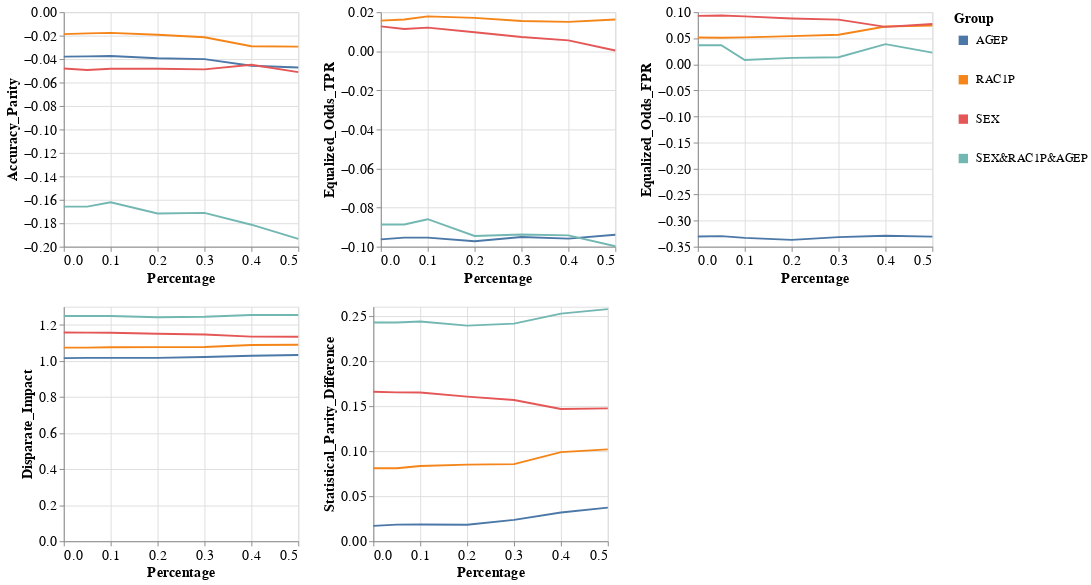

The code cell stored with this chart in its notebook:
### Code cell
visualizer.create_groups_grid_pct_lines_plot(model_name=MODEL_NAMES[0],
                                             target_preprocessing_technique=PREPROCESSING_TECHNIQUES[0],
                                             group_metrics_type='fairness')

### Figure 1 — Vega-Lite specification as saved in the notebook (floating-point values rounded to 4 significant figures)
{"config": {"view": {"continuousWidth": 400, "continuousHeight": 300}, "axis": {"labelFontSize": 15, "titleFontSize": 15}, "legend": {"labelFontSize": 13, "symbolStrokeWidth": 10, "titleFontSize": 15}}, "vconcat": [{"hconcat": [{"mark": "line", "encoding": {"color": {"field": "Group", "type": "nominal"}, "x": {"field": "Percentage", "type": "quantitative"}, "y": {"field": "Metric_Value", "title": "Accuracy_Parity", "type": "quantitative"}}, "height": 250, "width": 250}, {"data": {"name": "data-56445505c0ecec156993afe2f26492c0"}, "mark": "line", "encoding": {"color": {"field": "Group", "type": "nominal"}, "x": {"field": "Percentage", "type": "quantitative"}, "y": {"field": "Metric_Value", "title": "Equalized_Odds_TPR", "type": "quantitative"}}, "height": 250, "width": 250}, {"data": {"name": "data-87427eced33ea2ee2018cc3a3555a4ed"}, "mark": "line", "encoding": {"color": {"field": "Group", "type": "nominal"}, "x": {"field": "Percentage", "type": "quantitative"}, "y": {"field": "Metric_Value", "title": "Equalized_Odds_FPR", "type": "quantitative"}}, "height": 250, "width": 250}]}, {"hconcat": [{"mark": "line", "encoding": {"color": {"field": "Group", "type": "nominal"}, "x": {"field": "Percentage", "type": "quantitative"}, "y": {"field": "Metric_Value", "title": "Disparate_Impact", "type": "quantitative"}}, "height": 250, "width": 250}, {"data": {"name": "data-1ef072949acbcd98bcc5f667a42a5d8b"}, "mark": "line", "encoding": {"color": {"field": "Group", "type": "nominal"}, "x": {"field": "Percentage", "type": "quantitative"}, "y": {"field": "Metric_Value", "title": "Statistical_Parity_Difference", "type": "quantitative"}}, "height": 250, "width": 250}], "data": {"name": "data-27df989e3e9fac36fb881e60db88cb0f"}}], "data": {"name": "data-dbed7908651691ace48e797dc1a8dbbf"}, "$schema": "https://vega.github.io/schema/vega-lite/v4.17.0.json", "datasets": {"data-dbed7908651691ace48e797dc1a8dbbf": [{"Model_Name": "DecisionTreeClassifier", "Metric": "Accuracy_Parity", "Group": "AGEP", "Metric_Value": -0.03789, "Percentage": 0.0}, {"Model_Name": "DecisionTreeClassifier", "Metric": "Accuracy_Parity", "Group": "RAC1P", "Metric_Value": -0.01867, "Percentage": 0.0}, {"Model_Name": "DecisionTreeClassifier", "Metric": "Accuracy_Parity", "Group": "SEX", "Metric_Value": -0.04806, "Percentage": 0.0}, {"Model_Name": "DecisionTreeClassifier", "Metric": "Accuracy_Parity", "Group": "SEX&RAC1P&AGEP", "Metric_Value": -0.1659, "Percentage": 0.0}, {"Model_Name": "DecisionTreeClassifier", "Metric": "Accuracy_Parity", "Group": "AGEP", "Metric_Value": -0.03765, "Percentage": 0.05}, {"Model_Name": "DecisionTreeClassifier", "Metric": "Accuracy_Parity", "Group": "RAC1P", "Metric_Value": -0.01808, "Percentage": 0.05}, {"Model_Name": "DecisionTreeClassifier", "Metric": "Accuracy_Parity", "Group": "SEX", "Metric_Value": -0.04927, "Percentage": 0.05}, {"Model_Name": "DecisionTreeClassifier", "Metric": "Accuracy_Parity", "Group": "SEX&RAC1P&AGEP", "Metric_Value": -0.1659, "Percentage": 0.05}, {"Model_Name": "DecisionTreeClassifier", "Metric": "Accuracy_Parity", "Group": "AGEP", "Metric_Value": -0.03733, "Percentage": 0.1}, {"Model_Name": "DecisionTreeClassifier", "Metric": "Accuracy_Parity", "Group": "RAC1P", "Metric_Value": -0.01762, "Percentage": 0.1}, {"Model_Name": "DecisionTreeClassifier", "Metric": "Accuracy_Parity", "Group": "SEX", "Metric_Value": -0.04824, "Percentage": 0.1}, {"Model_Name": "DecisionTreeClassifier", "Metric": "Accuracy_Parity", "Group": "SEX&RAC1P&AGEP", "Metric_Value": -0.1621, "Percentage": 0.1}, {"Model_Name": "DecisionTreeClassifier", "Metric": "Accuracy_Parity", "Group": "AGEP", "Metric_Value": -0.03924, "Percentage": 0.2}, {"Model_Name": "DecisionTreeClassifier", "Metric": "Accuracy_Parity", "Group": "RAC1P", "Metric_Value": -0.01924, "Percentage": 0.2}, {"Model_Name": "DecisionTreeClassifier", "Metric": "Accuracy_Parity", "Group": "SEX", "Metric_Value": -0.0482, "Percentage": 0.2}, {"Model_Name": "DecisionTreeClassifier", "Metric": "Accuracy_Parity", "Group": "SEX&RAC1P&AGEP", "Metric_Value": -0.1717, "Percentage": 0.2}, {"Model_Name": "DecisionTreeClassifier", "Metric": "Accuracy_Parity", "Group": "AGEP", "Metric_Value": -0.04007, "Percentage": 0.3}, {"Model_Name": "DecisionTreeClassifier", "Metric": "Accuracy_Parity", "Group": "RAC1P", "Metric_Value": -0.02133, "Percentage": 0.3}, {"Model_Name": "DecisionTreeClassifier", "Metric": "Accuracy_Parity", "Group": "SEX", "Metric_Value": -0.04879, "Percentage": 0.3}, {"Model_Name": "DecisionTreeClassifier", "Metric": "Accuracy_Parity", "Group": "SEX&RAC1P&AGEP", "Metric_Value": -0.1711, "Percentage": 0.3}, {"Model_Name": "DecisionTreeClassifier", "Metric": "Accuracy_Parity", "Group": "AGEP", "Metric_Value": -0.04568, "Percentage": 0.4}, {"Model_Name": "DecisionTreeClassifier", "Metric": "Accuracy_Parity", "Group": "RAC1P", "Metric_Value": -0.02905, "Percentage": 0.4}, {"Model_Name": "DecisionTreeClassifier", "Metric": "Accuracy_Parity", "Group": "SEX", "Metric_Value": -0.04487, "Percentage": 0.4}, {"Model_Name": "DecisionTreeClassifier", "Metric": "Accuracy_Parity", "Group": "SEX&RAC1P&AGEP", "Metric_Value": -0.1813, "Percentage": 0.4}, {"Model_Name": "DecisionTreeClassifier", "Metric": "Accuracy_Parity", "Group": "AGEP", "Metric_Value": -0.04717, "Percentage": 0.5}, {"Model_Name": "DecisionTreeClassifier", "Metric": "Accuracy_Parity", "Group": "RAC1P", "Metric_Value": -0.02936, "Percentage": 0.5}, {"Model_Name": "DecisionTreeClassifier", "Metric": "Accuracy_Parity", "Group": "SEX", "Metric_Value": -0.05112, "Percentage": 0.5}, {"Model_Name": "DecisionTreeClassifier", "Metric": "Accuracy_Parity", "Group": "SEX&RAC1P&AGEP", "Metric_Value": -0.1934, "Percentage": 0.5}], "data-56445505c0ecec156993afe2f26492c0": [{"Model_Name": "DecisionTreeClassifier", "Metric": "Equalized_Odds_TPR", "Group": "AGEP", "Metric_Value": -0.09627, "Percentage": 0.0}, {"Model_Name": "DecisionTreeClassifier", "Metric": "Equalized_Odds_TPR", "Group": "RAC1P", "Metric_Value": 0.01568, "Percentage": 0.0}, {"Model_Name": "DecisionTreeClassifier", "Metric": "Equalized_Odds_TPR", "Group": "SEX", "Metric_Value": 0.01276, "Percentage": 0.0}, {"Model_Name": "DecisionTreeClassifier", "Metric": "Equalized_Odds_TPR", "Group": "SEX&RAC1P&AGEP", "Metric_Value": -0.08864, "Percentage": 0.0}, {"Model_Name": "DecisionTreeClassifier", "Metric": "Equalized_Odds_TPR", "Group": "AGEP", "Metric_Value": -0.09533, "Percentage": 0.05}, {"Model_Name": "DecisionTreeClassifier", "Metric": "Equalized_Odds_TPR", "Group": "RAC1P", "Metric_Value": 0.01624, "Percentage": 0.05}, {"Model_Name": "DecisionTreeClassifier", "Metric": "Equalized_Odds_TPR", "Group": "SEX", "Metric_Value": 0.01138, "Percentage": 0.05}, {"Model_Name": "DecisionTreeClassifier", "Metric": "Equalized_Odds_TPR", "Group": "SEX&RAC1P&AGEP", "Metric_Value": -0.08864, "Percentage": 0.05}, {"Model_Name": "DecisionTreeClassifier", "Metric": "Equalized_Odds_TPR", "Group": "AGEP", "Metric_Value": -0.09533, "Percentage": 0.1}, {"Model_Name": "DecisionTreeClassifier", "Metric": "Equalized_Odds_TPR", "Group": "RAC1P", "Metric_Value": 0.01786, "Percentage": 0.1}, {"Model_Name": "DecisionTreeClassifier", "Metric": "Equalized_Odds_TPR", "Group": "SEX", "Metric_Value": 0.0121, "Percentage": 0.1}, {"Model_Name": "DecisionTreeClassifier", "Metric": "Equalized_Odds_TPR", "Group": "SEX&RAC1P&AGEP", "Metric_Value": -0.08594, "Percentage": 0.1}, {"Model_Name": "DecisionTreeClassifier", "Metric": "Equalized_Odds_TPR", "Group": "AGEP", "Metric_Value": -0.09718, "Percentage": 0.2}, {"Model_Name": "DecisionTreeClassifier", "Metric": "Equalized_Odds_TPR", "Group": "RAC1P", "Metric_Value": 0.01708, "Percentage": 0.2}, {"Model_Name": "DecisionTreeClassifier", "Metric": "Equalized_Odds_TPR", "Group": "SEX", "Metric_Value": 0.009715, "Percentage": 0.2}, {"Model_Name": "DecisionTreeClassifier", "Metric": "Equalized_Odds_TPR", "Group": "SEX&RAC1P&AGEP", "Metric_Value": -0.09452, "Percentage": 0.2}, {"Model_Name": "DecisionTreeClassifier", "Metric": "Equalized_Odds_TPR", "Group": "AGEP", "Metric_Value": -0.09506, "Percentage": 0.3}, {"Model_Name": "DecisionTreeClassifier", "Metric": "Equalized_Odds_TPR", "Group": "RAC1P", "Metric_Value": 0.01549, "Percentage": 0.3}, {"Model_Name": "DecisionTreeClassifier", "Metric": "Equalized_Odds_TPR", "Group": "SEX", "Metric_Value": 0.007331, "Percentage": 0.3}, {"Model_Name": "DecisionTreeClassifier", "Metric": "Equalized_Odds_TPR", "Group": "SEX&RAC1P&AGEP", "Metric_Value": -0.09373, "Percentage": 0.3}, {"Model_Name": "DecisionTreeClassifier", "Metric": "Equalized_Odds_TPR", "Group": "AGEP", "Metric_Value": -0.09589, "Percentage": 0.4}, {"Model_Name": "DecisionTreeClassifier", "Metric": "Equalized_Odds_TPR", "Group": "RAC1P", "Metric_Value": 0.01504, "Percentage": 0.4}, {"Model_Name": "DecisionTreeClassifier", "Metric": "Equalized_Odds_TPR", "Group": "SEX", "Metric_Value": 0.005565, "Percentage": 0.4}, {"Model_Name": "DecisionTreeClassifier", "Metric": "Equalized_Odds_TPR", "Group": "SEX&RAC1P&AGEP", "Metric_Value": -0.09421, "Percentage": 0.4}, {"Model_Name": "DecisionTreeClassifier", "Metric": "Equalized_Odds_TPR", "Group": "AGEP", "Metric_Value": -0.09389, "Percentage": 0.5}, {"Model_Name": "DecisionTreeClassifier", "Metric": "Equalized_Odds_TPR", "Group": "RAC1P", "Metric_Value": 0.01627, "Percentage": 0.5}, {"Model_Name": "DecisionTreeClassifier", "Metric": "Equalized_Odds_TPR", "Group": "SEX", "Metric_Value": 0.0003808, "Percentage": 0.5}, {"Model_Name": "DecisionTreeClassifier", "Metric": "Equalized_Odds_TPR", "Group": "SEX&RAC1P&AGEP", "Metric_Value": -0.09977, "Percentage": 0.5}], "data-87427eced33ea2ee2018cc3a3555a4ed": [{"Model_Name": "DecisionTreeClassifier", "Metric": "Equalized_Odds_FPR", "Group": "AGEP", "Metric_Value": -0.3303, "Percentage": 0.0}, {"Model_Name": "DecisionTreeClassifier", "Metric": "Equalized_Odds_FPR", "Group": "RAC1P", "Metric_Value": 0.05154, "Percentage": 0.0}, {"Model_Name": "DecisionTreeClassifier", "Metric": "Equalized_Odds_FPR", "Group": "SEX", "Metric_Value": 0.09293, "Percentage": 0.0}, {"Model_Name": "DecisionTreeClassifier", "Metric": "Equalized_Odds_FPR", "Group": "SEX&RAC1P&AGEP", "Metric_Value": 0.03668, "Percentage": 0.0}, {"Model_Name": "DecisionTreeClassifier", "Metric": "Equalized_Odds_FPR", "Group": "AGEP", "Metric_Value": -0.3298, "Percentage": 0.05}, {"Model_Name": "DecisionTreeClassifier", "Metric": "Equalized_Odds_FPR", "Group": "RAC1P", "Metric_Value": 0.05084, "Percentage": 0.05}, {"Model_Name": "DecisionTreeClassifier", "Metric": "Equalized_Odds_FPR", "Group": "SEX", "Metric_Value": 0.09375, "Percentage": 0.05}, {"Model_Name": "DecisionTreeClassifier", "Metric": "Equalized_Odds_FPR", "Group": "SEX&RAC1P&AGEP", "Metric_Value": 0.03668, "Percentage": 0.05}, {"Model_Name": "DecisionTreeClassifier", "Metric": "Equalized_Odds_FPR", "Group": "AGEP", "Metric_Value": -0.3332, "Percentage": 0.1}, {"Model_Name": "DecisionTreeClassifier", "Metric": "Equalized_Odds_FPR", "Group": "RAC1P", "Metric_Value": 0.05172, "Percentage": 0.1}, {"Model_Name": "DecisionTreeClassifier", "Metric": "Equalized_Odds_FPR", "Group": "SEX", "Metric_Value": 0.09198, "Percentage": 0.1}, {"Model_Name": "DecisionTreeClassifier", "Metric": "Equalized_Odds_FPR", "Group": "SEX&RAC1P&AGEP", "Metric_Value": 0.008152, "Percentage": 0.1}, {"Model_Name": "DecisionTreeClassifier", "Metric": "Equalized_Odds_FPR", "Group": "AGEP", "Metric_Value": -0.3368, "Percentage": 0.2}, {"Model_Name": "DecisionTreeClassifier", "Metric": "Equalized_Odds_FPR", "Group": "RAC1P", "Metric_Value": 0.05412, "Percentage": 0.2}, {"Model_Name": "DecisionTreeClassifier", "Metric": "Equalized_Odds_FPR", "Group": "SEX", "Metric_Value": 0.08793, "Percentage": 0.2}, {"Model_Name": "DecisionTreeClassifier", "Metric": "Equalized_Odds_FPR", "Group": "SEX&RAC1P&AGEP", "Metric_Value": 0.01223, "Percentage": 0.2}, {"Model_Name": "DecisionTreeClassifier", "Metric": "Equalized_Odds_FPR", "Group": "AGEP", "Metric_Value": -0.3316, "Percentage": 0.3}, {"Model_Name": "DecisionTreeClassifier", "Metric": "Equalized_Odds_FPR", "Group": "RAC1P", "Metric_Value": 0.05664, "Percentage": 0.3}, {"Model_Name": "DecisionTreeClassifier", "Metric": "Equalized_Odds_FPR", "Group": "SEX", "Metric_Value": 0.08566, "Percentage": 0.3}, {"Model_Name": "DecisionTreeClassifier", "Metric": "Equalized_Odds_FPR", "Group": "SEX&RAC1P&AGEP", "Metric_Value": 0.01359, "Percentage": 0.3}, {"Model_Name": "DecisionTreeClassifier", "Metric": "Equalized_Odds_FPR", "Group": "AGEP", "Metric_Value": -0.3291, "Percentage": 0.4}, {"Model_Name": "DecisionTreeClassifier", "Metric": "Equalized_Odds_FPR", "Group": "RAC1P", "Metric_Value": 0.07249, "Percentage": 0.4}, {"Model_Name": "DecisionTreeClassifier", "Metric": "Equalized_Odds_FPR", "Group": "SEX", "Metric_Value": 0.0718, "Percentage": 0.4}, {"Model_Name": "DecisionTreeClassifier", "Metric": "Equalized_Odds_FPR", "Group": "SEX&RAC1P&AGEP", "Metric_Value": 0.03872, "Percentage": 0.4}, {"Model_Name": "DecisionTreeClassifier", "Metric": "Equalized_Odds_FPR", "Group": "AGEP", "Metric_Value": -0.3308, "Percentage": 0.5}, {"Model_Name": "DecisionTreeClassifier", "Metric": "Equalized_Odds_FPR", "Group": "RAC1P", "Metric_Value": 0.07412, "Percentage": 0.5}, {"Model_Name": "DecisionTreeClassifier", "Metric": "Equalized_Odds_FPR", "Group": "SEX", "Metric_Value": 0.07742, "Percentage": 0.5}, {"Model_Name": "DecisionTreeClassifier", "Metric": "Equalized_Odds_FPR", "Group": "SEX&RAC1P&AGEP", "Metric_Value": 0.02242, "Percentage": 0.5}], "data-27df989e3e9fac36fb881e60db88cb0f": [{"Model_Name": "DecisionTreeClassifier", "Metric": "Disparate_Impact", "Group": "AGEP", "Metric_Value": 1.015, "Percentage": 0.0}, {"Model_Name": "DecisionTreeClassifier", "Metric": "Disparate_Impact", "Group": "RAC1P", "Metric_Value": 1.073, "Percentage": 0.0}, {"Model_Name": "DecisionTreeClassifier", "Metric": "Disparate_Impact", "Group": "SEX", "Metric_Value": 1.157, "Percentage": 0.0}, {"Model_Name": "DecisionTreeClassifier", "Metric": "Disparate_Impact", "Group": "SEX&RAC1P&AGEP", "Metric_Value": 1.248, "Percentage": 0.0}, {"Model_Name": "DecisionTreeClassifier", "Metric": "Disparate_Impact", "Group": "AGEP", "Metric_Value": 1.016, "Percentage": 0.05}, {"Model_Name": "DecisionTreeClassifier", "Metric": "Disparate_Impact", "Group": "RAC1P", "Metric_Value": 1.073, "Percentage": 0.05}, {"Model_Name": "DecisionTreeClassifier", "Metric": "Disparate_Impact", "Group": "SEX", "Metric_Value": 1.156, "Percentage": 0.05}, {"Model_Name": "DecisionTreeClassifier", "Metric": "Disparate_Impact", "Group": "SEX&RAC1P&AGEP", "Metric_Value": 1.248, "Percentage": 0.05}, {"Model_Name": "DecisionTreeClassifier", "Metric": "Disparate_Impact", "Group": "AGEP", "Metric_Value": 1.017, "Percentage": 0.1}, {"Model_Name": "DecisionTreeClassifier", "Metric": "Disparate_Impact", "Group": "RAC1P", "Metric_Value": 1.075, "Percentage": 0.1}, {"Model_Name": "DecisionTreeClassifier", "Metric": "Disparate_Impact", "Group": "SEX", "Metric_Value": 1.156, "Percentage": 0.1}, {"Model_Name": "DecisionTreeClassifier", "Metric": "Disparate_Impact", "Group": "SEX&RAC1P&AGEP", "Metric_Value": 1.248, "Percentage": 0.1}, {"Model_Name": "DecisionTreeClassifier", "Metric": "Disparate_Impact", "Group": "AGEP", "Metric_Value": 1.016, "Percentage": 0.2}, {"Model_Name": "DecisionTreeClassifier", "Metric": "Disparate_Impact", "Group": "RAC1P", "Metric_Value": 1.076, "Percentage": 0.2}, {"Model_Name": "DecisionTreeClassifier", "Metric": "Disparate_Impact", "Group": "SEX", "Metric_Value": 1.15, "Percentage": 0.2}, {"Model_Name": "DecisionTreeClassifier", "Metric": "Disparate_Impact", "Group": "SEX&RAC1P&AGEP", "Metric_Value": 1.242, "Percentage": 0.2}, {"Model_Name": "DecisionTreeClassifier", "Metric": "Disparate_Impact", "Group": "AGEP", "Metric_Value": 1.021, "Percentage": 0.3}, {"Model_Name": "DecisionTreeClassifier", "Metric": "Disparate_Impact", "Group": "RAC1P", "Metric_Value": 1.077, "Percentage": 0.3}, {"Model_Name": "DecisionTreeClassifier", "Metric": "Disparate_Impact", "Group": "SEX", "Metric_Value": 1.146, "Percentage": 0.3}, {"Model_Name": "DecisionTreeClassifier", "Metric": "Disparate_Impact", "Group": "SEX&RAC1P&AGEP", "Metric_Value": 1.244, "Percentage": 0.3}, {"Model_Name": "DecisionTreeClassifier", "Metric": "Disparate_Impact", "Group": "AGEP", "Metric_Value": 1.028, "Percentage": 0.4}, {"Model_Name": "DecisionTreeClassifier", "Metric": "Disparate_Impact", "Group": "RAC1P", "Metric_Value": 1.088, "Percentage": 0.4}, {"Model_Name": "DecisionTreeClassifier", "Metric": "Disparate_Impact", "Group": "SEX", "Metric_Value": 1.135, "Percentage": 0.4}, {"Model_Name": "DecisionTreeClassifier", "Metric": "Disparate_Impact", "Group": "SEX&RAC1P&AGEP", "Metric_Value": 1.254, "Percentage": 0.4}, {"Model_Name": "DecisionTreeClassifier", "Metric": "Disparate_Impact", "Group": "AGEP", "Metric_Value": 1.033, "Percentage": 0.5}, {"Model_Name": "DecisionTreeClassifier", "Metric": "Disparate_Impact", "Group": "RAC1P", "Metric_Value": 1.089, "Percentage": 0.5}, {"Model_Name": "DecisionTreeClassifier", "Metric": "Disparate_Impact", "Group": "SEX", "Metric_Value": 1.134, "Percentage": 0.5}, {"Model_Name": "DecisionTreeClassifier", "Metric": "Disparate_Impact", "Group": "SEX&RAC1P&AGEP", "Metric_Value": 1.254, "Percentage": 0.5}], "data-1ef072949acbcd98bcc5f667a42a5d8b": [{"Model_Name": "DecisionTreeClassifier", "Metric": "Statistical_Parity_Difference", "Group": "AGEP", "Metric_Value": 0.01704, "Percentage": 0.0}, {"Model_Name": "DecisionTreeClassifier", "Metric": "Statistical_Parity_Difference", "Group": "RAC1P", "Metric_Value": 0.08092, "Percentage": 0.0}, {"Model_Name": "DecisionTreeClassifier", "Metric": "Statistical_Parity_Difference", "Group": "SEX", "Metric_Value": 0.1657, "Percentage": 0.0}, {"Model_Name": "DecisionTreeClassifier", "Metric": "Statistical_Parity_Difference", "Group": "SEX&RAC1P&AGEP", "Metric_Value": 0.2425, "Percentage": 0.0}, {"Model_Name": "DecisionTreeClassifier", "Metric": "Statistical_Parity_Difference", "Group": "AGEP", "Metric_Value": 0.01845, "Percentage": 0.05}, {"Model_Name": "DecisionTreeClassifier", "Metric": "Statistical_Parity_Difference", "Group": "RAC1P", "Metric_Value": 0.08095, "Percentage": 0.05}, {"Model_Name": "DecisionTreeClassifier", "Metric": "Statistical_Parity_Difference", "Group": "SEX", "Metric_Value": 0.1651, "Percentage": 0.05}, {"Model_Name": "DecisionTreeClassifier", "Metric": "Statistical_Parity_Difference", "Group": "SEX&RAC1P&AGEP", "Metric_Value": 0.2425, "Percentage": 0.05}, {"Model_Name": "DecisionTreeClassifier", "Metric": "Statistical_Parity_Difference", "Group": "AGEP", "Metric_Value": 0.01858, "Percentage": 0.1}, {"Model_Name": "DecisionTreeClassifier", "Metric": "Statistical_Parity_Difference", "Group": "RAC1P", "Metric_Value": 0.08342, "Percentage": 0.1}, {"Model_Name": "DecisionTreeClassifier", "Metric": "Statistical_Parity_Difference", "Group": "SEX", "Metric_Value": 0.1649, "Percentage": 0.1}, {"Model_Name": "DecisionTreeClassifier", "Metric": "Statistical_Parity_Difference", "Group": "SEX&RAC1P&AGEP", "Metric_Value": 0.2436, "Percentage": 0.1}, {"Model_Name": "DecisionTreeClassifier", "Metric": "Statistical_Parity_Difference", "Group": "AGEP", "Metric_Value": 0.01822, "Percentage": 0.2}, {"Model_Name": "DecisionTreeClassifier", "Metric": "Statistical_Parity_Difference", "Group": "RAC1P", "Metric_Value": 0.08488, "Percentage": 0.2}, {"Model_Name": "DecisionTreeClassifier", "Metric": "Statistical_Parity_Difference", "Group": "SEX", "Metric_Value": 0.1603, "Percentage": 0.2}, {"Model_Name": "DecisionTreeClassifier", "Metric": "Statistical_Parity_Difference", "Group": "SEX&RAC1P&AGEP", "Metric_Value": 0.2391, "Percentage": 0.2}, {"Model_Name": "DecisionTreeClassifier", "Metric": "Statistical_Parity_Difference", "Group": "AGEP", "Metric_Value": 0.02369, "Percentage": 0.3}, {"Model_Name": "DecisionTreeClassifier", "Metric": "Statistical_Parity_Difference", "Group": "RAC1P", "Metric_Value": 0.08549, "Percentage": 0.3}, {"Model_Name": "DecisionTreeClassifier", "Metric": "Statistical_Parity_Difference", "Group": "SEX", "Metric_Value": 0.1566, "Percentage": 0.3}, {"Model_Name": "DecisionTreeClassifier", "Metric": "Statistical_Parity_Difference", "Group": "SEX&RAC1P&AGEP", "Metric_Value": 0.2413, "Percentage": 0.3}, {"Model_Name": "DecisionTreeClassifier", "Metric": "Statistical_Parity_Difference", "Group": "AGEP", "Metric_Value": 0.03185, "Percentage": 0.4}, {"Model_Name": "DecisionTreeClassifier", "Metric": "Statistical_Parity_Difference", "Group": "RAC1P", "Metric_Value": 0.09882, "Percentage": 0.4}, {"Model_Name": "DecisionTreeClassifier", "Metric": "Statistical_Parity_Difference", "Group": "SEX", "Metric_Value": 0.1467, "Percentage": 0.4}, {"Model_Name": "DecisionTreeClassifier", "Metric": "Statistical_Parity_Difference", "Group": "SEX&RAC1P&AGEP", "Metric_Value": 0.2524, "Percentage": 0.4}, {"Model_Name": "DecisionTreeClassifier", "Metric": "Statistical_Parity_Difference", "Group": "AGEP", "Metric_Value": 0.03722, "Percentage": 0.5}, {"Model_Name": "DecisionTreeClassifier", "Metric": "Statistical_Parity_Difference", "Group": "RAC1P", "Metric_Value": 0.1018, "Percentage": 0.5}, {"Model_Name": "DecisionTreeClassifier", "Metric": "Statistical_Parity_Difference", "Group": "SEX", "Metric_Value": 0.1473, "Percentage": 0.5}, {"Model_Name": "DecisionTreeClassifier", "Metric": "Statistical_Parity_Difference", "Group": "SEX&RAC1P&AGEP", "Metric_Value": 0.2574, "Percentage": 0.5}]}}
